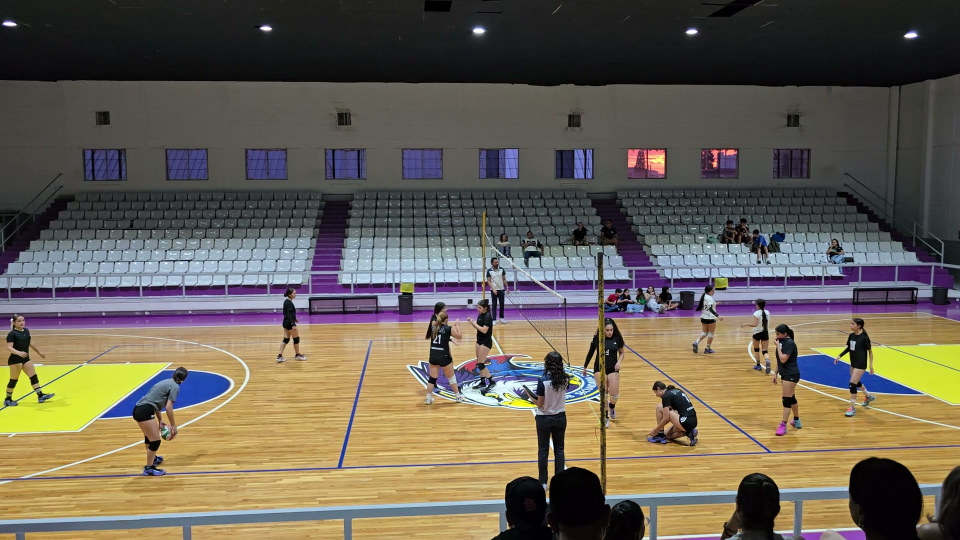
#> input picture data/calframe_0480.jpg, 1920 x 1080 px (shown at 1/2 size)
$ python run_clara.py --video ../../data/calframe_0480.jpg
#> lines starting #> are read from the running program, lines starting #| are printed output that depends on the picture; after the words box and inside, x2 and y2 are one past the last pixel; in counts of white or black regions, pixels touching at a corner belong together
#> in first_frame, frame is the input picture: shape (1080, 1920, 3); mean B, G, R 84.4, 97.8, 105.2
### src/court/court_calibration.py
"""
court_calibration.py
====================
Calibración de homografía  imagen <-> cancha (metros)  para CLARA.

Dos caminos:

  1) MANUAL  (recomendado para trípode fijo)
     Clic en las esquinas/puntos UNA sola vez -> se guarda en JSON y se
     reutiliza para todo el video y para toda grabación con el mismo encuadre.
     Cero costo de inferencia, máxima robustez, nunca falla a media grabación.

  2) AUTOMÁTICO  (cámara que cambia de ángulo)
     Usa el modelo de segmentación de cancha de volleyball_analytics
     (court/weights/best.pt) para extraer las 4 esquinas del frame.
     Menos robusto si las líneas están ocluidas por jugadores.

La homografía mapea pixeles -> METROS sobre el sistema canónico de
court_geometry. Su inversa mapea metros -> pixeles para dibujar overlays.

NOTA DE INTEGRACIÓN (CLARA):
El JSON que produce este `CourtCalibrator` (claves "src_pts"/"dst_pts"/"H")
NO es el mismo formato que el `data/cal.json` del pipeline principal
(claves "homography_matrix"/"pixels_per_meter"/...). Son dos sistemas de
calibración independientes; no los cargues cruzados.
"""

import json
import numpy as np
import cv2

from .court_geometry import COURT_CORNERS_M, LANDMARKS_M, COURT_WIDTH, COURT_LENGTH


# [36 lines left out: functions order_points, corners_from_mask, not called in this run]


class CourtCalibrator:
    def __init__(self):
        self.H = None          # imagen -> metros
        self.H_inv = None      # metros -> imagen
        self.src_pts = None    # puntos imagen usados
        self.dst_pts = None    # puntos metros correspondientes

    # ------------------------------------------------------------------
    # construcción de la homografía
    # ------------------------------------------------------------------
    # [14 lines left out: function _set, not called in this run]

    def from_corners(self, corners_img):
        """corners_img: 4 puntos en orden [A_izq, A_der, B_der, B_izq] (TL,TR,BR,BL)."""
        return self._set(corners_img, COURT_CORNERS_M)

    # [34 lines left out: functions from_points, from_court_model, not called in this run]

    # ------------------------------------------------------------------
    # camino manual (clics)
    # ------------------------------------------------------------------
    def from_clicks(self, frame, landmark_names=None, window="Calibracion CLARA"):
        """
        Abre una ventana y pide clicar los puntos EN ORDEN.
        landmark_names: claves de LANDMARKS_M. Default = 4 esquinas.
        RECOMENDADO para más precisión: las 4 esquinas + la red:
          ["A_corner_left","A_corner_right","B_corner_right","B_corner_left",
           "net_left","net_right"]
        Teclas: u = deshacer último, q = cancelar.
        """
#> called with window = 'Calibracion CLARA'
        if landmark_names is None:
            landmark_names = ["A_corner_left", "A_corner_right",
                              "B_corner_right", "B_corner_left"]
        clicks = []
        base = frame.copy()

        def redraw():
            disp = base.copy()
            for i, (px, py) in enumerate(clicks):
                cv2.circle(disp, (px, py), 6, (0, 255, 255), -1)
                cv2.putText(disp, landmark_names[i], (px + 8, py - 8),
                            cv2.FONT_HERSHEY_SIMPLEX, 0.5, (0, 255, 255), 1)
            idx = len(clicks)
            msg = (f"Clic: {landmark_names[idx]}   (u=deshacer  q=cancelar)"
                   if idx < len(landmark_names) else "Listo. Cierra la ventana.")
            cv2.putText(disp, msg, (15, 30), cv2.FONT_HERSHEY_SIMPLEX, 0.7,
                        (0, 255, 0), 2)
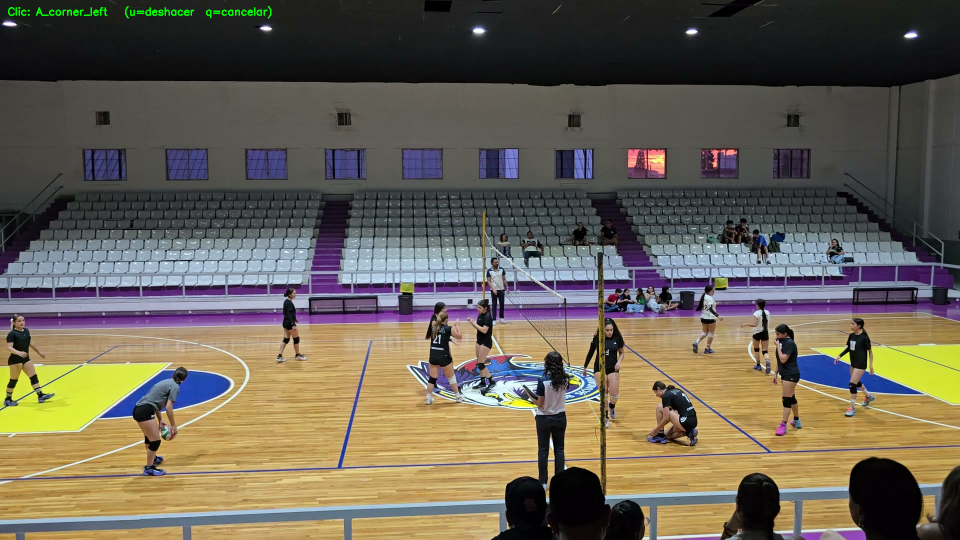
#> disp: shape (1080, 1920, 3) (shown at 1/2 size); 0.15% of pixels changed, all inside (x1, y1, x2, y2) = (16, 12, 543, 37)
            cv2.imshow(window, disp)

        # [4 lines left out: function on_mouse, not called in this run]

        cv2.namedWindow(window, cv2.WINDOW_NORMAL)
        cv2.setMouseCallback(window, on_mouse)
        redraw()
        while True:
            key = cv2.waitKey(20) & 0xFF
#> (key q is pressed here)
            if key == ord('u') and clicks:
                clicks.pop()
                redraw()
            elif key == ord('q'):
                cv2.destroyWindow(window)
#> (the run stopped early here; a loop or call above may not have finished)

$ run again, on data/calframe_1200.jpg
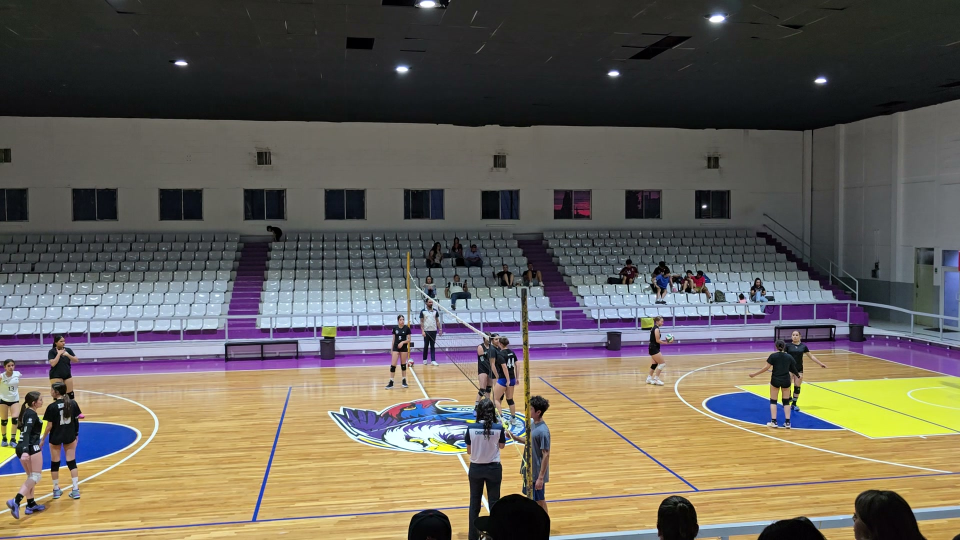
#> input picture data/calframe_1200.jpg, 1920 x 1080 px (shown at 1/2 size)
#> in first_frame, frame is the input picture: shape (1080, 1920, 3); mean B, G, R 89.2, 99.3, 105.3
#> in redraw, `cv2.putText(disp, msg, (15, 30), cv2.FONT_HERSHEY_SIMPLEX, 0.7, (0, 25..`:
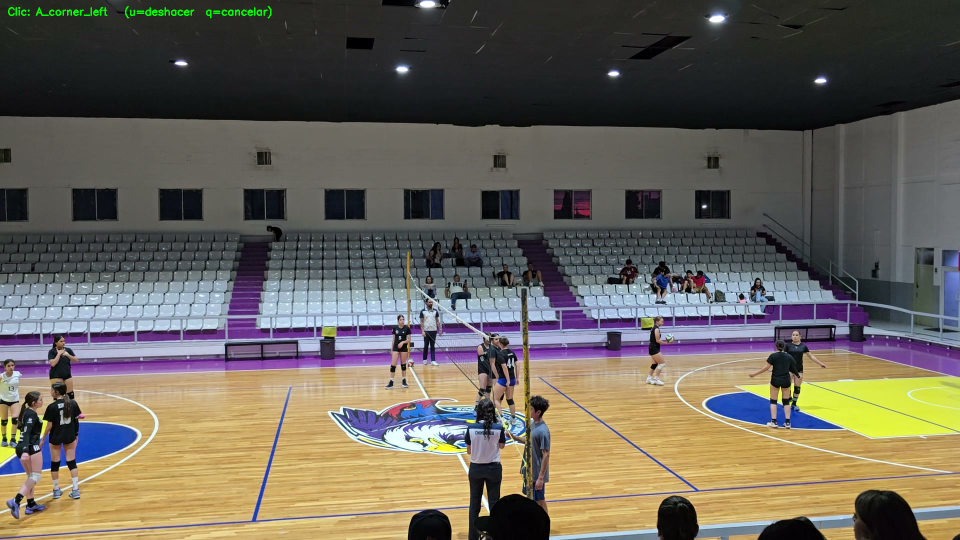
#> disp: shape (1080, 1920, 3) (shown at 1/2 size); 0.15% of pixels changed, all inside (x1, y1, x2, y2) = (16, 12, 543, 37)

$ run again, on data/calframe_2280.jpg
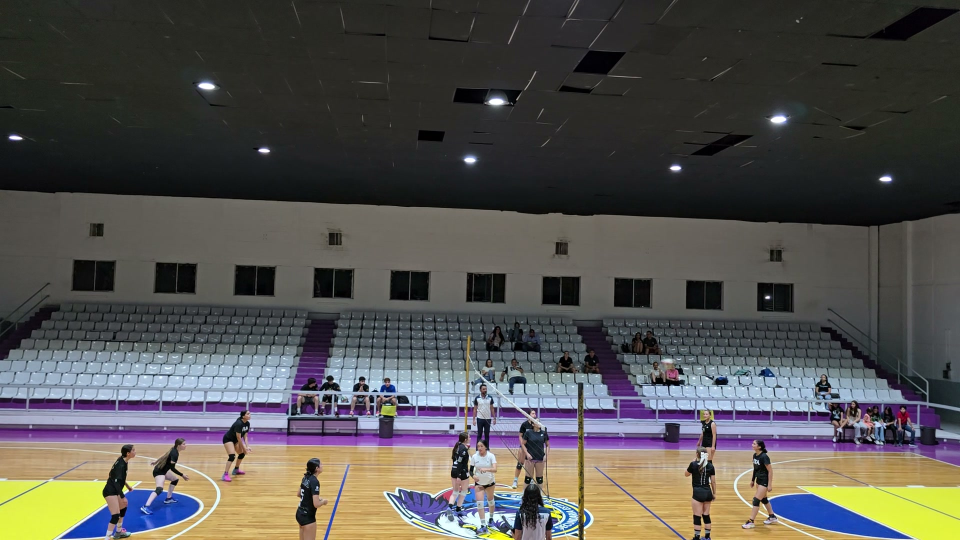
#> input picture data/calframe_2280.jpg, 1920 x 1080 px (shown at 1/2 size)
#> in first_frame, frame is the input picture: shape (1080, 1920, 3); mean B, G, R 78.9, 82.3, 84.1
#> in redraw, `cv2.putText(disp, msg, (15, 30), cv2.FONT_HERSHEY_SIMPLEX, 0.7, (0, 25..`:
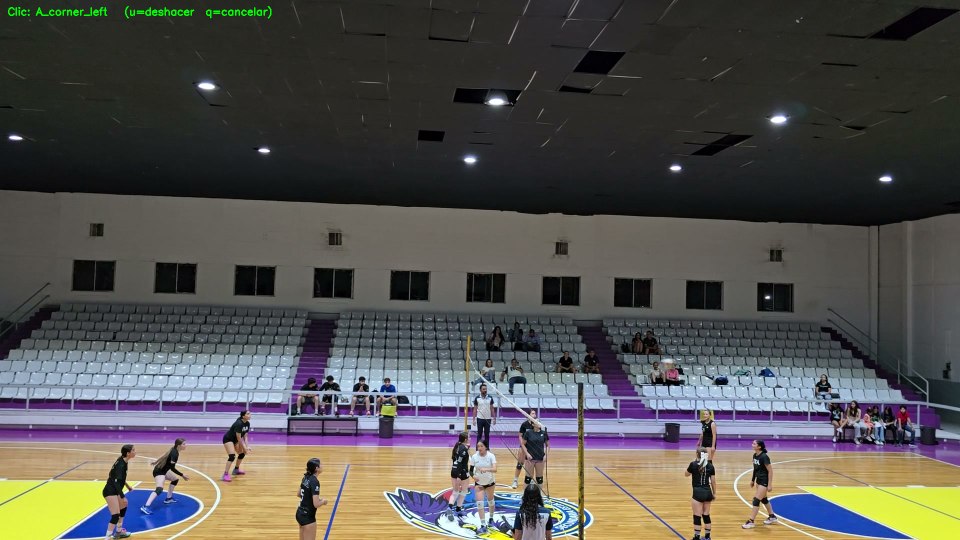
#> disp: shape (1080, 1920, 3) (shown at 1/2 size); 0.15% of pixels changed, all inside (x1, y1, x2, y2) = (16, 12, 543, 37)
